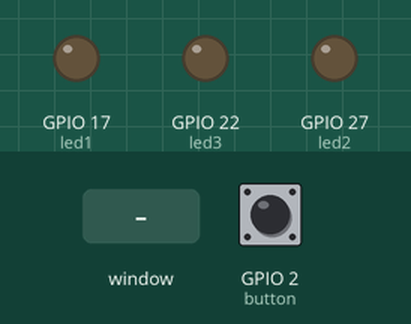
Simulated run of this program. Board: Raspberry Pi (BCM pin numbers). Shown: output pins drawn as LEDs (lit = HIGH). Inputs (shaded band) come from the test bench; at power-on: GPIO 2 (button) HIGH. The desktop window is not drawn, its controls go by their first labels and the mouse button is held 0.15 s.

Above: at 1.2 s.
1.3 s: slider 1 in the window set to 50
At 1.8 s:
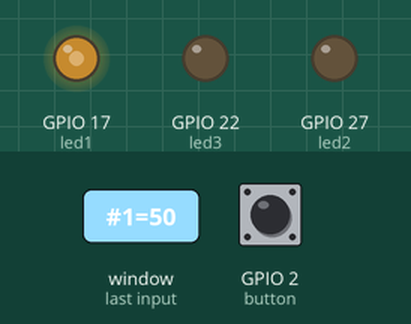
2.8 s: slider 1 in the window set to 100
At 4.0 s:
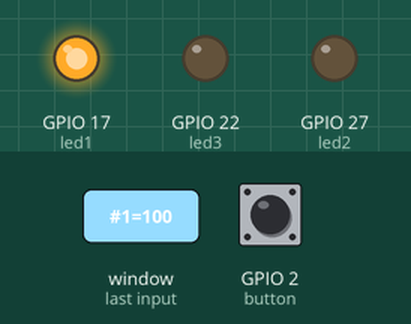
4.3 s: slider 1 in the window set to 25
At 5.3 s:
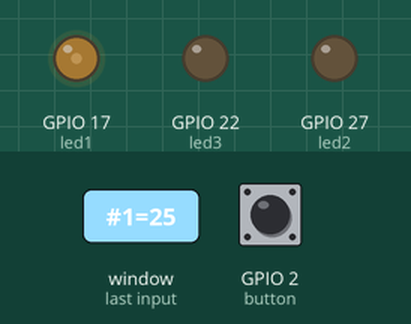
5.8 s: slider 2 in the window set to 50
At 6.5 s:
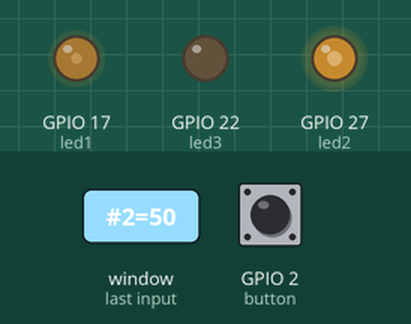
7.3 s: slider 1 in the window set to 0
At 7.6 s:
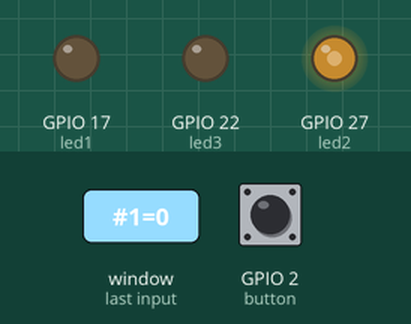
8.8 s: slider 2 in the window set to 100
At 9.9 s:
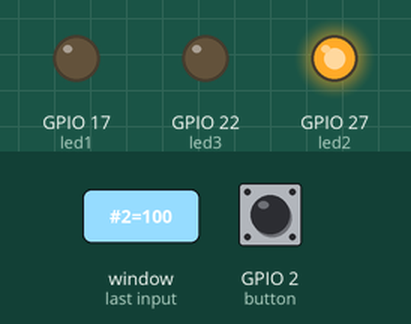
Timing chart, 0 to 11.3 s (numbered marks = the images above; inputs shaded):
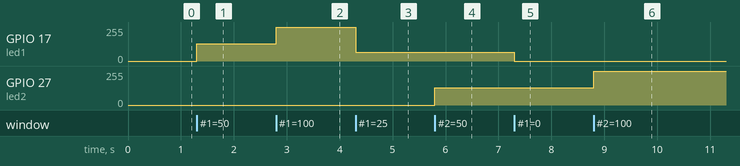

The program:

day3_level1a_fixed_sliders.py
```python
"""
Raspberry Pi Camp - Day 3 - Level 1, Part A (guided fix)
Fixes yesterday's bug: sliders now check system_on before touching any LED
or the buzzer. Also adds colored slider troughs matching each LED.

Same wiring as Day 2.
"""

import tkinter as tk
from gpiozero import PWMLED, PWMOutputDevice, Button

led1 = PWMLED(17)
led2 = PWMLED(27)
led3 = PWMLED(22)
buzzer = PWMOutputDevice(23)
system_on = True

window = tk.Tk()
window.title("LED Control Panel")


def set_led1(val):
    if system_on:
        led1.value = int(val) / 100


def set_led2(val):
    if system_on:
        led2.value = int(val) / 100


def set_led3(val):
    if system_on:
        led3.value = int(val) / 100


def set_volume(val):
    if system_on:
        buzzer.value = int(val) / 100


tk.Scale(window, from_=0, to=100, orient="horizontal",
         troughcolor="red", label="LED 1", command=set_led1).pack()

tk.Scale(window, from_=0, to=100, orient="horizontal",
         troughcolor="#e6b800", label="LED 2", command=set_led2).pack()

tk.Scale(window, from_=0, to=100, orient="horizontal",
         troughcolor="green", label="LED 3", command=set_led3).pack()

tk.Scale(window, from_=0, to=100, orient="horizontal",
         troughcolor="gray", label="Buzzer Volume", command=set_volume).pack()

button = Button(2)


def toggle_system():
    global system_on
    system_on = not system_on
    if not system_on:
        led1.off()
        led2.off()
        led3.off()
        buzzer.off()


button.when_pressed = toggle_system

window.mainloop()
```

Measured:
- after the input at 1.3 s, GPIO 17 (led1): 0/255 → 128/255 at once
- after the input at 2.8 s, GPIO 17 (led1): 128/255 → 255/255 at once
- after the input at 4.3 s, GPIO 17 (led1): 255/255 → 64/255 at once
- after the input at 5.8 s, GPIO 27 (led2): 0/255 → 128/255 at once
- after the input at 7.3 s, GPIO 17 (led1): 64/255 → 0/255 at once
- after the input at 8.8 s, GPIO 27 (led2): 128/255 → 255/255 at once
